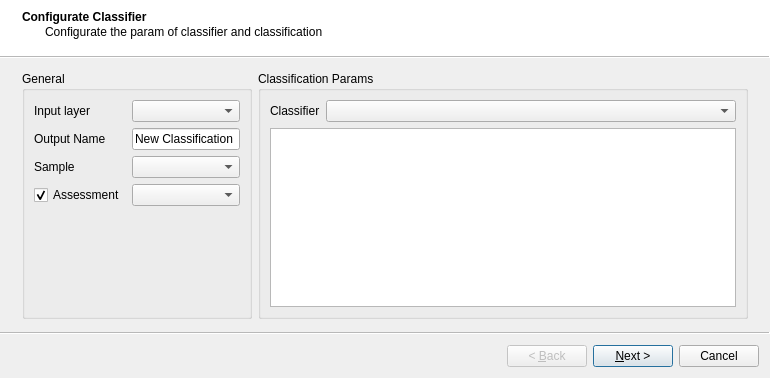
<?xml version="1.0" encoding="UTF-8"?>
<ui version="4.0">
 <class>WizardNewClassification</class>
 <widget class="QWizard" name="WizardNewClassification">
  <property name="geometry">
   <rect>
    <x>0</x>
    <y>0</y>
    <width>770</width>
    <height>378</height>
   </rect>
  </property>
  <property name="windowTitle">
   <string>New Classification Wizard</string>
  </property>
  <property name="wizardStyle">
   <enum>QWizard::AeroStyle</enum>
  </property>
  <widget class="QWizardPage" name="wizardPage1">
   <property name="title">
    <string>Configurate Classifier</string>
   </property>
   <property name="subTitle">
    <string>Configurate the param of classifier and classification</string>
   </property>
   <attribute name="pageId">
    <string notr="true">0</string>
   </attribute>
   <layout class="QHBoxLayout" name="horizontalLayout_5" stretch="0,1">
    <item>
     <widget class="QGroupBox" name="groupBox_2">
      <property name="title">
       <string>General</string>
      </property>
      <layout class="QGridLayout" name="gridLayout">
       <item row="0" column="0">
        <widget class="QLabel" name="label">
         <property name="text">
          <string>Input layer</string>
         </property>
         <property name="buddy">
          <cstring>comboBoxInput</cstring>
         </property>
        </widget>
       </item>
       <item row="3" column="0">
        <widget class="QCheckBox" name="checkBoxAssessment">
         <property name="text">
          <string>Assessment</string>
         </property>
         <property name="checked">
          <bool>true</bool>
         </property>
        </widget>
       </item>
       <item row="1" column="0">
        <widget class="QLabel" name="label_2">
         <property name="text">
          <string>Output Name</string>
         </property>
         <property name="buddy">
          <cstring>lineEditOutputName</cstring>
         </property>
        </widget>
       </item>
       <item row="2" column="1">
        <widget class="QComboBox" name="comboBoxSample"/>
       </item>
       <item row="2" column="0">
        <widget class="QLabel" name="label_3">
         <property name="text">
          <string>Sample</string>
         </property>
         <property name="buddy">
          <cstring>comboBoxSample</cstring>
         </property>
        </widget>
       </item>
       <item row="0" column="1">
        <widget class="QComboBox" name="comboBoxInput"/>
       </item>
       <item row="3" column="1">
        <widget class="QComboBox" name="comboBoxAssessment"/>
       </item>
       <item row="1" column="1">
        <widget class="QLineEdit" name="lineEditOutputName">
         <property name="text">
          <string>New Classification</string>
         </property>
        </widget>
       </item>
       <item row="4" column="0" colspan="2">
        <spacer name="verticalSpacer">
         <property name="orientation">
          <enum>Qt::Vertical</enum>
         </property>
         <property name="sizeHint" stdset="0">
          <size>
           <width>20</width>
           <height>40</height>
          </size>
         </property>
        </spacer>
       </item>
      </layout>
     </widget>
    </item>
    <item>
     <widget class="QGroupBox" name="groupBoxParam">
      <property name="title">
       <string>Classification Params</string>
      </property>
      <layout class="QVBoxLayout" name="verticalLayout">
       <item>
        <layout class="QHBoxLayout" name="horizontalLayout">
         <item>
          <widget class="QLabel" name="label_4">
           <property name="sizePolicy">
            <sizepolicy hsizetype="Fixed" vsizetype="Fixed">
             <horstretch>0</horstretch>
             <verstretch>0</verstretch>
            </sizepolicy>
           </property>
           <property name="text">
            <string>Classifier</string>
           </property>
           <property name="buddy">
            <cstring>comboBoxClassifier</cstring>
           </property>
          </widget>
         </item>
         <item>
          <widget class="QComboBox" name="comboBoxClassifier">
           <property name="sizePolicy">
            <sizepolicy hsizetype="Preferred" vsizetype="Fixed">
             <horstretch>0</horstretch>
             <verstretch>0</verstretch>
            </sizepolicy>
           </property>
          </widget>
         </item>
        </layout>
       </item>
       <item>
        <widget class="QPropertyEditorWidget" name="propertyEditWidget"/>
       </item>
      </layout>
     </widget>
    </item>
   </layout>
  </widget>
  <widget class="QWizardPage" name="wizardPage2">
   <property name="title">
    <string>Configurate Classifier</string>
   </property>
   <property name="subTitle">
    <string>Configurate the param of classifier and classification</string>
   </property>
   <attribute name="pageId">
    <string notr="true">1</string>
   </attribute>
   <layout class="QHBoxLayout" name="horizontalLayout_4">
    <item>
     <widget class="QGroupBox" name="groupBox_4">
      <property name="title">
       <string>Data</string>
      </property>
      <layout class="QVBoxLayout" name="verticalLayout_4">
       <item>
        <layout class="QGridLayout" name="gridLayout_2">
         <item row="0" column="0">
          <widget class="QCheckBox" name="checkBoxNormalize">
           <property name="sizePolicy">
            <sizepolicy hsizetype="Fixed" vsizetype="Fixed">
             <horstretch>0</horstretch>
             <verstretch>0</verstretch>
            </sizepolicy>
           </property>
           <property name="text">
            <string>Normalize</string>
           </property>
           <property name="checked">
            <bool>true</bool>
           </property>
          </widget>
         </item>
         <item row="0" column="1">
          <widget class="QComboBox" name="comboBoxNormalize">
           <item>
            <property name="text">
             <string notr="true">stddev</string>
            </property>
           </item>
           <item>
            <property name="text">
             <string notr="true">linear</string>
            </property>
           </item>
           <item>
            <property name="text">
             <string notr="true">calculas</string>
            </property>
           </item>
           <item>
            <property name="text">
             <string notr="true">rank</string>
            </property>
           </item>
          </widget>
         </item>
         <item row="1" column="0">
          <widget class="QCheckBox" name="checkBoxPCA">
           <property name="sizePolicy">
            <sizepolicy hsizetype="Fixed" vsizetype="Fixed">
             <horstretch>0</horstretch>
             <verstretch>0</verstretch>
            </sizepolicy>
           </property>
           <property name="text">
            <string>PCA</string>
           </property>
          </widget>
         </item>
         <item row="1" column="1">
          <widget class="QSpinBox" name="spinBoxPCA">
           <property name="enabled">
            <bool>false</bool>
           </property>
           <property name="minimum">
            <number>1</number>
           </property>
           <property name="value">
            <number>6</number>
           </property>
          </widget>
         </item>
        </layout>
       </item>
       <item>
        <layout class="QGridLayout" name="gridLayout_3">
         <item row="2" column="0">
          <widget class="QTreeWidget" name="treeWidgetAllFeatures">
           <attribute name="headerVisible">
            <bool>false</bool>
           </attribute>
           <column>
            <property name="text">
             <string notr="true">1</string>
            </property>
           </column>
          </widget>
         </item>
         <item row="2" column="1">
          <widget class="QListView" name="listViewSelectedFeatures"/>
         </item>
         <item row="1" column="0">
          <widget class="QLabel" name="label_5">
           <property name="text">
            <string>All Feature Attributes:</string>
           </property>
           <property name="buddy">
            <cstring>treeWidgetAllFeatures</cstring>
           </property>
          </widget>
         </item>
         <item row="1" column="1">
          <widget class="QLabel" name="label_6">
           <property name="text">
            <string>Selected Feature Attributes:</string>
           </property>
           <property name="buddy">
            <cstring>listViewSelectedFeatures</cstring>
           </property>
          </widget>
         </item>
        </layout>
       </item>
      </layout>
     </widget>
    </item>
    <item>
     <widget class="QGroupBox" name="groupBoxPreview">
      <property name="title">
       <string>Preview</string>
      </property>
      <property name="checkable">
       <bool>true</bool>
      </property>
      <layout class="QVBoxLayout" name="verticalLayout_3">
       <item>
        <layout class="QHBoxLayout" name="horizontalLayout_2">
         <item>
          <widget class="QRadioButton" name="radioButtonOriginal">
           <property name="sizePolicy">
            <sizepolicy hsizetype="Minimum" vsizetype="Fixed">
             <horstretch>0</horstretch>
             <verstretch>0</verstretch>
            </sizepolicy>
           </property>
           <property name="text">
            <string>Original</string>
           </property>
           <property name="checked">
            <bool>true</bool>
           </property>
          </widget>
         </item>
         <item>
          <widget class="QRadioButton" name="radioButtonTransformed">
           <property name="sizePolicy">
            <sizepolicy hsizetype="Minimum" vsizetype="Fixed">
             <horstretch>0</horstretch>
             <verstretch>0</verstretch>
            </sizepolicy>
           </property>
           <property name="text">
            <string>Transformed</string>
           </property>
          </widget>
         </item>
        </layout>
       </item>
       <item>
        <widget class="CDTHistogramPlot" name="qwtPlot">
         <property name="sizePolicy">
          <sizepolicy hsizetype="Preferred" vsizetype="Expanding">
           <horstretch>0</horstretch>
           <verstretch>0</verstretch>
          </sizepolicy>
         </property>
         <property name="frameShape">
          <enum>QFrame::StyledPanel</enum>
         </property>
         <property name="frameShadow">
          <enum>QFrame::Raised</enum>
         </property>
        </widget>
       </item>
      </layout>
     </widget>
    </item>
   </layout>
  </widget>
  <widget class="QWizardPage" name="wizardPage3">
   <property name="title">
    <string>Acurracy assessment</string>
   </property>
   <property name="subTitle">
    <string>Acurracy assessment</string>
   </property>
   <attribute name="pageId">
    <string notr="true">2</string>
   </attribute>
   <layout class="QHBoxLayout" name="horizontalLayout_3">
    <item>
     <widget class="CDTClassifierAssessmentForm" name="assessmentForm" native="true"/>
    </item>
   </layout>
  </widget>
 </widget>
 <customwidgets>
  <customwidget>
   <class>CDTHistogramPlot</class>
   <extends>QFrame</extends>
   <header>cdthistogramplot.h</header>
   <container>1</container>
  </customwidget>
  <customwidget>
   <class>QPropertyEditorWidget</class>
   <extends>QTreeView</extends>
   <header>QPropertyEditorWidget.h</header>
  </customwidget>
  <customwidget>
   <class>CDTClassifierAssessmentForm</class>
   <extends>QWidget</extends>
   <header location="global">cdtclassifierassessmentform.h</header>
   <container>1</container>
  </customwidget>
 </customwidgets>
 <resources/>
 <connections/>
</ui>
